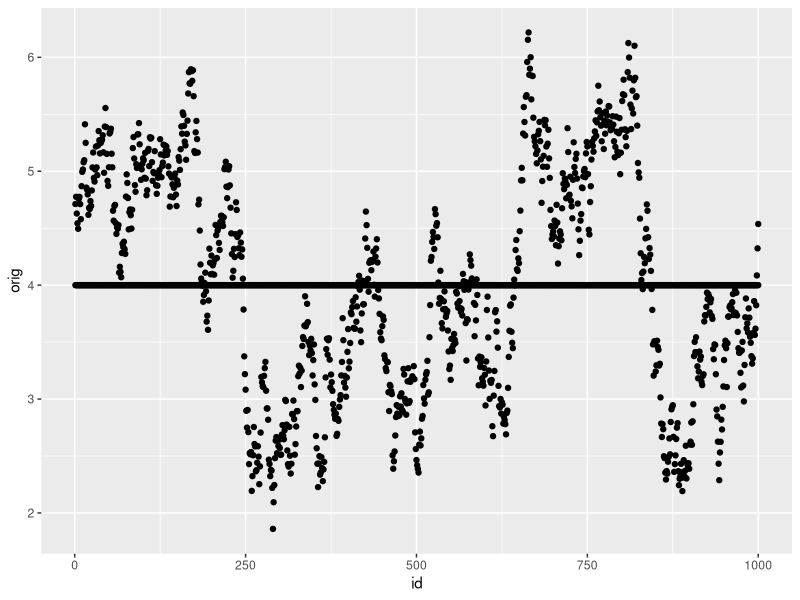

R code for this plot:
library(ggplot2)

generateNoise <- function(N, alpha = 0.0) {
    stopifnot(alpha <= 0.0)
    x <- rnorm(N)
    if (alpha == 0) {
        return(x)
    } else {
        numUniquePts <- ceiling((N + 1) / 2)
        x_ <- fft(x)[1:numUniquePts]
        s_ <- c(1:numUniquePts) ** (alpha / 2)
        x_ <- x_ * s_
        if (N %% 2 == 0) {
            x_ <- c(x_, rev(Conj(x_))[2:(numUniquePts - 1)])
        } else {
            x_ <- c(x_, rev(Conj(x_))[1:(numUniquePts - 1)])
        }
        x_ <- Re(fft(x_, inverse = TRUE))
        v_ <- sqrt(var(x_))
        x_ <- (x_ - mean(x_)) / v_
        return(x_)
    }
}

t <- rep(4, 1000)
n <- length(t)
df <- data.frame(id = c(1:n), orig = t, noise <- t + generateNoise(n, -2))
ggplot(df, aes(x = id)) +
    geom_point(aes(y = orig)) +
    geom_point(aes(y = noise))